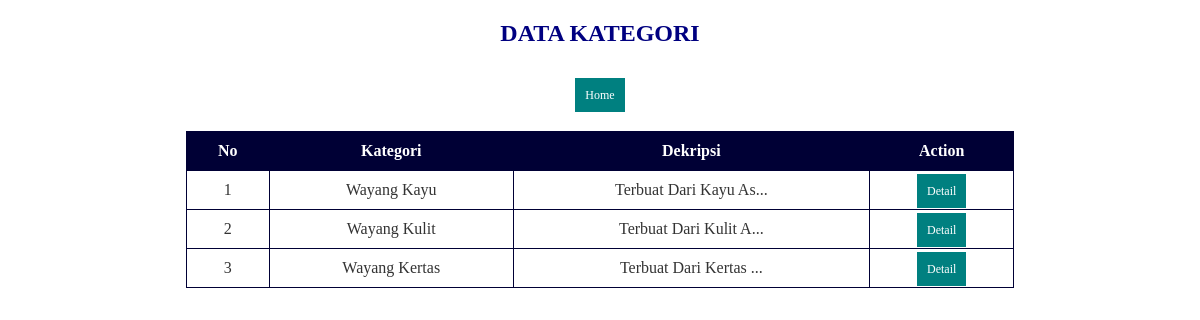
Page /kelompok/kategori.php on the committed database.
### tables this page shows
CREATE TABLE `kategori` (
  `id_kategori` int(11) NOT NULL AUTO_INCREMENT,
  `nm_kategori` varchar(25) NOT NULL,
  `deskripsi` text NOT NULL,
  PRIMARY KEY (`id_kategori`)
);

### kelompok/kategori.php (the view, shortened to what this page needs)
<?php
  include('koneksi.php');
?>
<!DOCTYPE html>
<html>
  <head>
  </head>
  <body>
    <center><h2>Data Kategori</h2><center>
    <br>
    <center><a href="index.php">Home</a><center>
    <br/>
    <table>
      <thead>
        <tr>
          <th>No</th>
          <th>Kategori</th>
          <th>Dekripsi</th>
          <th>Action</th>
        </tr>
    </thead>
    <tbody>
      <?php
      $query = "SELECT * FROM kategori ORDER BY id_kategori ASC";
      $result = mysqli_query($koneksi, $query);
      $no = 1;
      while($row = mysqli_fetch_assoc($result))
      {
      ?>
       <tr>
          <td><?php echo $no; ?></td>
          <td><?php echo $row['nm_kategori']; ?></td>
          <td><?php echo substr($row['deskripsi'], 0, 20); ?>...</td>
          <td>
              <a href="detail_kategori.php?id_kategori=<?php echo $row['id_kategori']; ?>">Detail</a>
            </td>
      </tr>
      <?php
        $no++;
      }
      ?>
    </tbody>
    </table>
  </body>
</html>

### kelompok/kategori.php (style rules this page uses)
* { font-family: "Trebuchet MS"; }
h2 { text-transform: uppercase; color: navy; }
table { border: solid 1px #000035; border-collapse: collapse; border-spacing: 0; width: 70%; margin: 10px auto 10px auto; }
table thead th { background-color: #000035; border: solid 1px #000035; color: #FFFFFF; padding: 10px; text-align: center; text-decoration: none; }
table tbody td { border: solid 1px #000035; color: #333; text-align: center; padding: 10px; }
a { background-color: teal; color: #fff; padding: 10px; text-decoration: none; font-size: 12px; }

### rows in the picture
kategori: nm_kategori "Wayang Kayu", deskripsi "Terbuat Dari Kayu As"
kategori: nm_kategori "Wayang Kulit", deskripsi "Terbuat Dari Kulit A"
kategori: nm_kategori "Wayang Kertas", deskripsi "Terbuat Dari Kertas"
